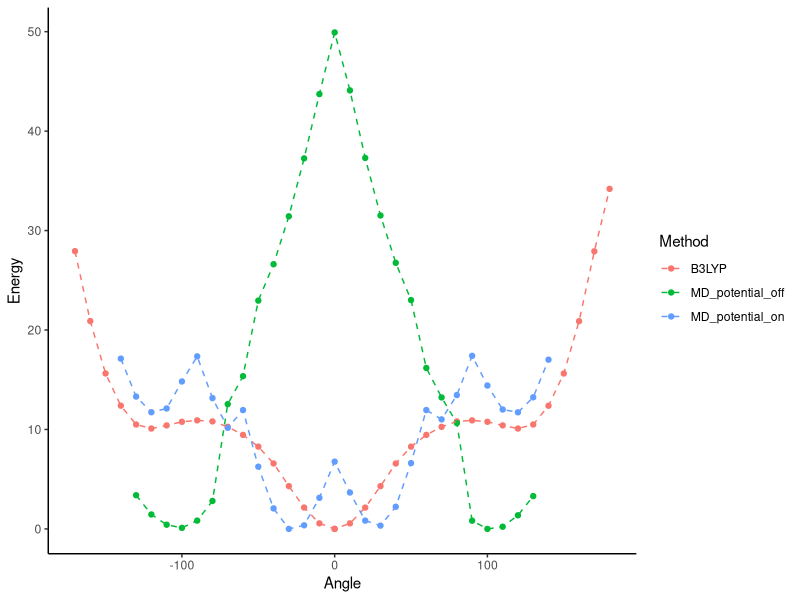
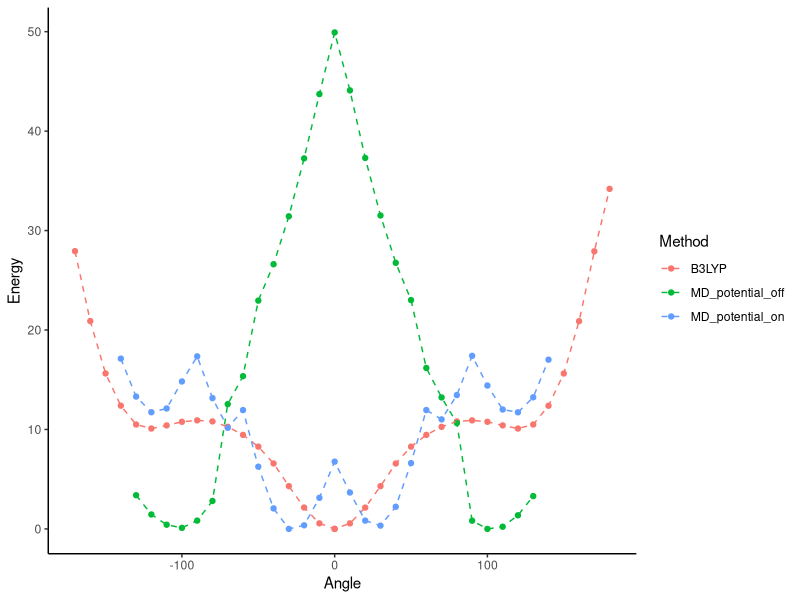
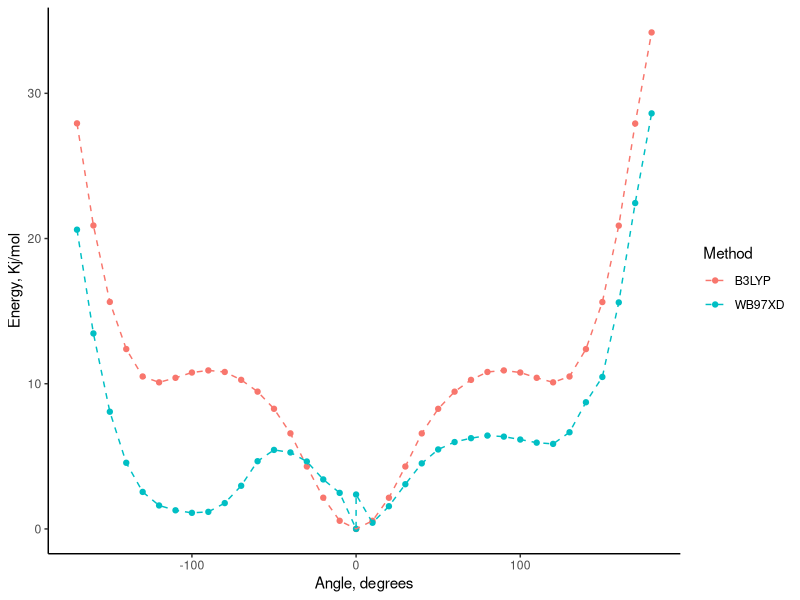

These charts were generated, in order, by the following R code:
library('tidyverse')


gaussian_b3lyp <- read.table("b3lyp_data.txt") %>% 
	rename(Angle=V1, Energy=V2) %>%
	mutate(Angle = round(Angle)) %>% 
	mutate(Method="B3LYP") %>%
	mutate(Energy= Energy*27211.4/10.36) %>%
	mutate(Energy = Energy - min(Energy)) %>%
	mutate(Angle = ifelse((Angle>180 & Angle<=360),Angle-360,Angle)) %>%
	arrange(Angle)  

gaussian_w <- read.table("w_data.txt") %>% 
	rename(Angle=V1, Energy=V2) %>%
	mutate(Angle = round(Angle)) %>% 
	mutate(Method="WB97XD") %>%
	mutate(Energy= Energy*27211.4/10.36) %>%
	mutate(Energy = Energy - min(Energy)) %>%
	mutate(Angle = ifelse((Angle>180 & Angle<=360),Angle-360,Angle)) %>%
	arrange(Angle)

MD_scan_off <- read.table("MD_scan_off.txt") %>%
	rename(Angle=V1, Energy=V2) %>%
	mutate(Method="MD_potential_off") %>%
	mutate(Energy = Energy - min(Energy)) 

MD_scan_on <- read.table("MD_scan_on.txt") %>%
	rename(Angle=V1, Energy=V2) %>%
	mutate(Method="MD_potential_on") %>%
	mutate(Energy = Energy - min(Energy)) 

Data <- bind_rows(gaussian_b3lyp, MD_scan_off, MD_scan_on)

Data %>% filter(Energy < 100 & Energy > -100) %>%  
	ggplot(aes(x=Angle, color=Method)) +
		geom_point(aes(y=Energy)) +
		geom_line(aes(y=Energy), linetype="dashed") + 
		theme_classic() 
	ggsave("Energy_MD.pdf") 


QCCdata <- bind_rows(gaussian_b3lyp,gaussian_w) %>%
	filter(Energy < 100) %>%
	ggplot(aes(x=Angle, y=Energy, color=Method)) + 
		geom_point() +
		geom_line(linetype="dashed") +   
		labs(y="Energy, Kj/mol", x="Angle, degrees") +
		theme_classic()
	ggsave("Energy_QCC.pdf")

 
